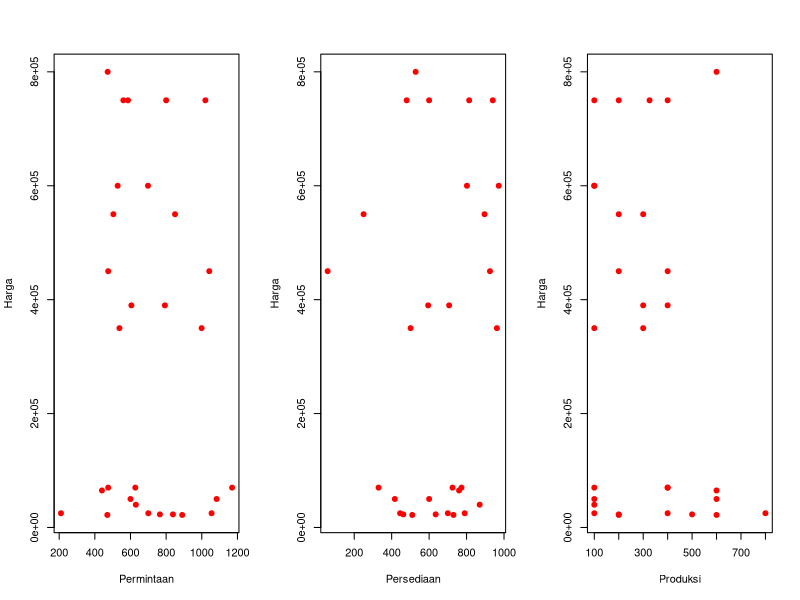

This chart was generated by the following R code:
library(readxl)
library(gtools)
library(MASS) 
library(pracma)

data <- read_excel("Dataset.xlsx")
data

#Response variable
y=as.matrix(data[,5]) 
#Predictor variables 
x=as.matrix(data[,c(2,3,4)])
n=nrow(data)                #number of observations

#Scatterplots
par(mfrow = c(1, 3))
plot(data$Permintaan, data$Harga,pch=19, col="red", xlab="Permintaan",ylab="Harga")
plot(data$Persediaan, data$Harga,pch=19, col="red", xlab="Persediaan",ylab="Harga")
plot(data$Produksi, data$Harga,pch=19, col="red", xlab="Produksi",ylab="Harga")

#Linear Parametric Regression for Permintaan
Permintaan=as.matrix(data[,2])
reg<-lm(y~Permintaan, data)
summary(reg)

#Nonparametric Regression with Fourier Series Approach for Variable BOPO
fourierseries<-function(y, x, K){ 
  n=length(y) 
  a<-(1*(K+1))+1 
  Z<-matrix(0, n, a) 
  result<-matrix(0, K, 4) 
  for (k in 1:K) 
  { 
    for(i in 1:n) 
    { 
      for(j in 1:k) 
      { 
        Z[i,1]=1/2 
        Z[i,2]<-x[i] 
        Z[i,2+j]=cos(j*x[i])
      } 
    } 
    I<-diag(1,n,n) 
    M<- Z%*%ginv(t(Z)%*%Z)%*%t(Z) 
    Ytop<-M%*%y
    W<-(1/n)*I 
    MSE<-t(y-Ytop) %*% W %*% (y-Ytop) 
    Q<-(n^-1*sum(diag(I-M)))^2 
    GCV<-MSE/Q
    SSE<-sum((y-Ytop)^2)
    SST<-sum((y-mean(y))^2)
    Rsq=(1-(SSE/(SST)))*100
    result[k,1]<-k 
    result[k,2]<-GCV
    result[k,3]<-Rsq
    result[k,4]<-MSE
  } 
  print(result) 
  
  GCV2<-min(result[,2]) 
  s<-1
  repeat{ 
    if(result[s,2]==GCV2) 
    { 
      kOpt<-result[s,1] 
      GCVOpt<-GCV2 
      break 
    } 
    else s<-s+1 
  } 
  cat("optimal number of K is \t",kOpt,"\n")
  cat("the smallest GCV value is \t",GCV2,"\n")
  print(GCV2)
} 
A=fourierseries(y, Permintaan, K=10)

##MAIN RESULT USING ALL THE PREDICTOR VARIABLES
#Combinations Number of K
p=ncol(x)                   #number of predictor variables
K=3                       #number of K
K.com=permutations(K, p, c(1:K), repeats.allowed = TRUE)

#GCV Value and Hypothesis testing for all the combinations of K
Best=data.frame(matrix(0,1,15)) 
colnames(Best)=c("Var Permintaan","Var Persediaan","Var Produksi", "K.opt Var Permintaan","K.opt Var Persediaan", "K.opt Var Produksi", "GCV", "MSE", "R.sq (%)", "d1", "d2", "Fvalue", "Ftable", "Pvalue", "Decisions")
X.first=c(1:(K+1))
Best[,1:p]=colnames(x) 
h=0
for (k in 1:nrow(K.com)){
  X=matrix(0,nrow(x)) 
  for (l in 1:p)
  {
    X1=matrix(0,nrow(x)) 
    for (f in 1:K.com[k,l])
    {
      cosine=cos(X.first[f]*x[,l])
      X1=cbind(X1,cosine)
    }
    X1=X1[,-1] 
    X1=cbind(1/2,x[,l],X1)
    X=cbind(X,X1)
  }
  X=X[,-1]
  GCV=0; R.sq=0; MSE=0; d1=0; d2=0; Fvalue=0; Ftable=0; Pvalue=0; Decision=0
  
  I=diag(n)
  V=X%*%ginv((t(X)%*%X))%*%t(X) 
  MSE=(n^-1)*t(y)%*%t(I-V)%*%(I-V)%*%y 
  GCV.all=MSE/(((n^-1)*sum(diag(I-V)))^2) 
  B=ginv((t(X)%*%X))%*%t(X)%*%y
  y.pred=V%*%y
  R2=(1-(sum((y-y.pred)^2)/sum((y-mean(y))^2)))*100
  mse=sum((y-y.pred)^2)/(n)
  MSE=rbind(MSE,mse) 
  R.sq=rbind(R.sq,R2) 
  GCV=rbind(GCV,GCV.all)
  
  d1.all=sum(diag(V))
  d2.all=n-sum(diag(V))
  F1=t(B)%*%t(X)%*%y/d1.all
  F2=t(y-X%*%B)%*%(y-X%*%B)/d2.all
  Fvalue.all=F1/F2
  alfa=0.05
  Ftable.all=qf(alfa,d1.all,d2.all, lower.tail = FALSE)
  Pvalue.all=pf(Fvalue.all,d1.all,d2.all, lower.tail= FALSE)
  Decision.all=ifelse(Fvalue.all >= Ftable.all, "H0 Rejected", "H0 Accepted")
  d1=rbind(d1,d1.all) 
  d2=rbind(d2,d2.all) 
  Fvalue=rbind(Fvalue,Fvalue.all)
  Ftable=rbind(Ftable,Ftable.all) 
  Pvalue=rbind(Pvalue,Pvalue.all)
  Decision=rbind(Decision,Decision.all)
  
  list=cbind(GCV[-1],MSE[-1],R.sq[-1],d1[-1],d2[-1],Fvalue[-1],Ftable[-1],Pvalue[-1],Decision[-1]) 
  best_comb=which(list[,1]==min(list[,1])) 
  hh=list[best_comb,]
  h=rbind(h,hh)
}
Optimal=h[-1,] 
rr=matrix(Optimal,nrow=nrow(Optimal)) 
list2=cbind(K.com,rr)
colnames(list2)=c("K.opt Var Permintaan","K.opt Var Persediaan", "K.opt Var Produksi", "GCV", "MSE", "R.sq (%)", "d1", "d2", "Fvalue", "Ftable", "Pvalue", "Decisions")

#The Optimum Combinations of K Based on the Smallest GCV Value
K.optimum=which(list2[,4]==min(list2[,4])) 
ss=as.vector(list2[K.optimum,])
Best[,4:15]=ss 
Best_combination=Best

#Parameters Estimation for the Optimal Combinations of K
x.opt=matrix(0,ncol=1,nrow=nrow(data)) 
for (xb in 1:p){
  tb=data[Best_combination[,xb]] 
  x.opt=cbind(x.opt,tb)
}
x.opt=as.matrix(x.opt[-1])

K.opt=matrix(0,ncol=1,nrow=1) 
for (zb in 4:6){
  Kb=Best_combination[,zb] 
  K.opt=cbind(K.opt,Kb)
}
K.opt=as.matrix(K.opt[-1]) 
rownames(K.opt)=c("K.opt Var Permintaan","K.opt Var Persediaan","K.opt Var Produksi")

X.opt=matrix(0,nrow(x.opt)) 
for (ll in 1:p)
{
  X1.opt=matrix(0,nrow(x.opt)) 
  for (ff in 1:K.opt[ll])
  {
    cosine=cos(X.first[ff]*x.opt[,ll]) 
    X1.opt=cbind(X1.opt,cosine)
  }
  X1.opt=X1.opt[,-1] 
  X1.opt=cbind(1/2,x.opt[,ll],X1.opt) 
  X.opt=cbind(X.opt,X1.opt)
}
X.opt=X.opt[,-1] 

V.opt=X.opt%*%ginv(t(X.opt)%*%X.opt)%*%t(X.opt) 
MSE.opt=n^-1*t(y)%*%t(I-V.opt)%*%(I-V.opt)%*%y
GCV.opt=MSE.opt/((n^-1*sum(diag(I-V.opt)))^2)
y.hat=V.opt%*%y
R2.opt=(1-(sum((y-y.hat)^2)/sum((y-mean(y))^2)))*100
mse.opt=sum((y-y.hat)^2)/(n)
B.opt=ginv(t(X.opt)%*%X.opt)%*%t(X.opt)%*%y
colnames(B.opt)=c("Estimated Parameters")
B.opt

#Hypothesis Testing for the Optimal Combinations of K
d1.opt=sum(diag(V.opt))
d2.opt=n-sum(diag(V.opt))
F1.opt=t(B.opt)%*%t(X.opt)%*%y/d1.opt
F2.opt=t(y-X.opt%*%B.opt)%*%(y-X.opt%*%B.opt)/d2.opt
Fvalue.opt=F1.opt/F2.opt
Ftable.opt=qf(alfa,d1.opt,d2.opt, lower.tail = FALSE)
Pvalue.opt=pf(Fvalue.opt,d1.opt,d2.opt, lower.tail= FALSE)
Hypothesis_table <- data.frame(GCV = as.numeric(GCV.opt),
                               df1 = d1.opt,
                               df2 = d2.opt,
                               Ftest = Fvalue.opt,
                               Ftable = Ftable.opt,
                               PValue = Pvalue.opt,
                               R2 = R2.opt)
colnames(Hypothesis_table) <- c("GCV","df1","df2","Ftest",
                                "Ftable","PValue","R2")
rownames(Hypothesis_table) <- NULL
Hypothesis_table
cat("\n Optimal Combinatios of K =",ss[1:p],"\n")

#Decision
if (Fvalue.opt >= Ftable.opt) "The null hypothesis is rejected (at least one of the parameters is not zero)" else "The null hypothesis fails to be rejected (all the parameters are zero)"
